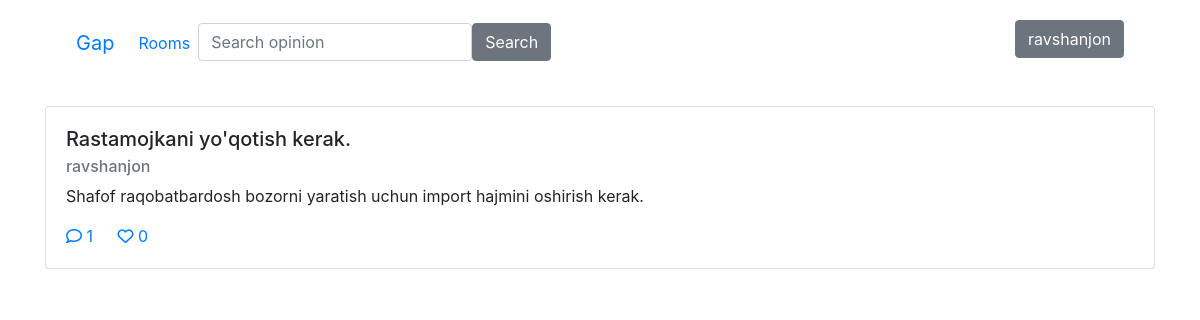
The app's page /gap/room/2 (signed in) with its own data.
### apps/gap/models.py (models this page shows, shortened)
class Opinion(AbstractModel):
    room = ForeignKey(Room, CASCADE, 'opinions')
    title = CharField(max_length=256)
    body = TextField()
    author = ForeignKey(User, CASCADE, 'opinions')
    @property
    def like_count(self):
        return self.opinionlike_set.count()

### apps/gap/views.py (the view)
# urls.py: path('room/<pk>', RoomDetailView.as_view(), name='room'),
class RoomDetailView(View):
    def get(self, request, pk):
        room = Room.objects.get(pk=pk)
        opinions = sorted(Opinion.objects.filter(room=room), key=lambda o: o.like_count, reverse=True)
        context = {
            "room": room,
            "opinions": opinions
        }
        return render(request, "gap/opinoins.html", context=context)

### apps/gap/templatetags/check_opinion_like.py (called while the page is built)
def check_like(opnion, user):
    return OpinionLike.objects.filter(opinion=opnion, user=user).exists()

### apps/gap/templates/gap/opinoins.html
{% extends 'base.html' %}
{% load check_opinion_like %}
{% block body %}
    {% for opinion in opinions %}
        {% include 'gap/comment-cart.html' %}
    {% endfor %}
{% endblock %}

### templates/base.html (shortened to what this page needs)
<!doctype html>
<html lang="en">
<head>
    <link rel="stylesheet" href="https://cdn.jsdelivr.net/npm/bootstrap@4.0.0/dist/css/bootstrap.min.css"
>
</head>
<body>
<div class="container">
    <nav class="navbar navbar-expand-lg bg-body-tertiary mt-1">
        <div class="container-fluid">
            <a class="navbar-brand" href="{% url 'landing_page' %}">Gap</a>
            <div class="collapse navbar-collapse" id="navbarSupportedContent">
                <ul class="navbar-nav me-auto mb-2 mb-lg-0">
                    <li class="nav-item">
                        <a class="nav-link active" aria-current="page" href="{% url 'gap:rooms' %}">Rooms</a>
                    </li>
                    <li>
                        <form action="{% url 'gap:search-opinion' %}" method="get" class="d-flex ms-4">
                            <input type="text" class="form-control" name="q" value="{{ param }}"
                                   placeholder="Search opinion">
                            <button type="submit" class="btn btn-secondary">Search</button>
                        </form>
                    </li>
                </ul>
            </div>
            <div class="me-5 mt-2">
                <ul type="none" class="me-5">
                    {% if request.user.is_authenticated %}
                        <button class="btn btn-secondary">{{ request.user.username }}</button>
                    {% else %}
                        <button class="btn btn-primary"> Login</button>
                    {% endif %}
                </ul>
            </div>
        </div>
    </nav>
    {% block body %}
    {% endblock %}
</div>
</body>
</html>

### apps/gap/templates/gap/comment-cart.html
{% load check_opinion_like %}
<div class="card my-4">
    <div class="card-body">
        <h5 class="card-title">{{ opinion.title }}.</h5>
        <h6 class="card-subtitle mb-2 text-muted">{{ opinion.author }}</h6>
        <p class="card-text">{{ opinion.body }}.</p>
        <a href="{% url 'gap:opinion' opinion.pk %}" class="card-link"><i class="fa-regular fa-comment"></i> {{ opinion.comments.count }} </a>
        <a href="{% url 'gap:opinion-like' opinion.pk %}" class="card-link">
            {% if request.user.is_authenticated %}
                {% if opinion|check_like:request.user %}
                    <i class="fa-solid fa-heart"></i>
                {% else %}
                    <i class="fa-regular fa-heart"></i>
                {% endif %}{{ opinion.like_count }}
            {% else %}
                <i class="fa-regular fa-heart"></i>
            {% endif %}
        </a>
    </div>
</div>

### records on screen
Opinion: title "Rastamojkani yo'qotish kerak", author "ravshanjon", body "Shafof raqobatbardosh bozorni yaratish uchun import hajmini oshirish kerak", comments.count "1", like_count "0"

### other values on screen
{{ request.user.username }} "ravshanjon"
